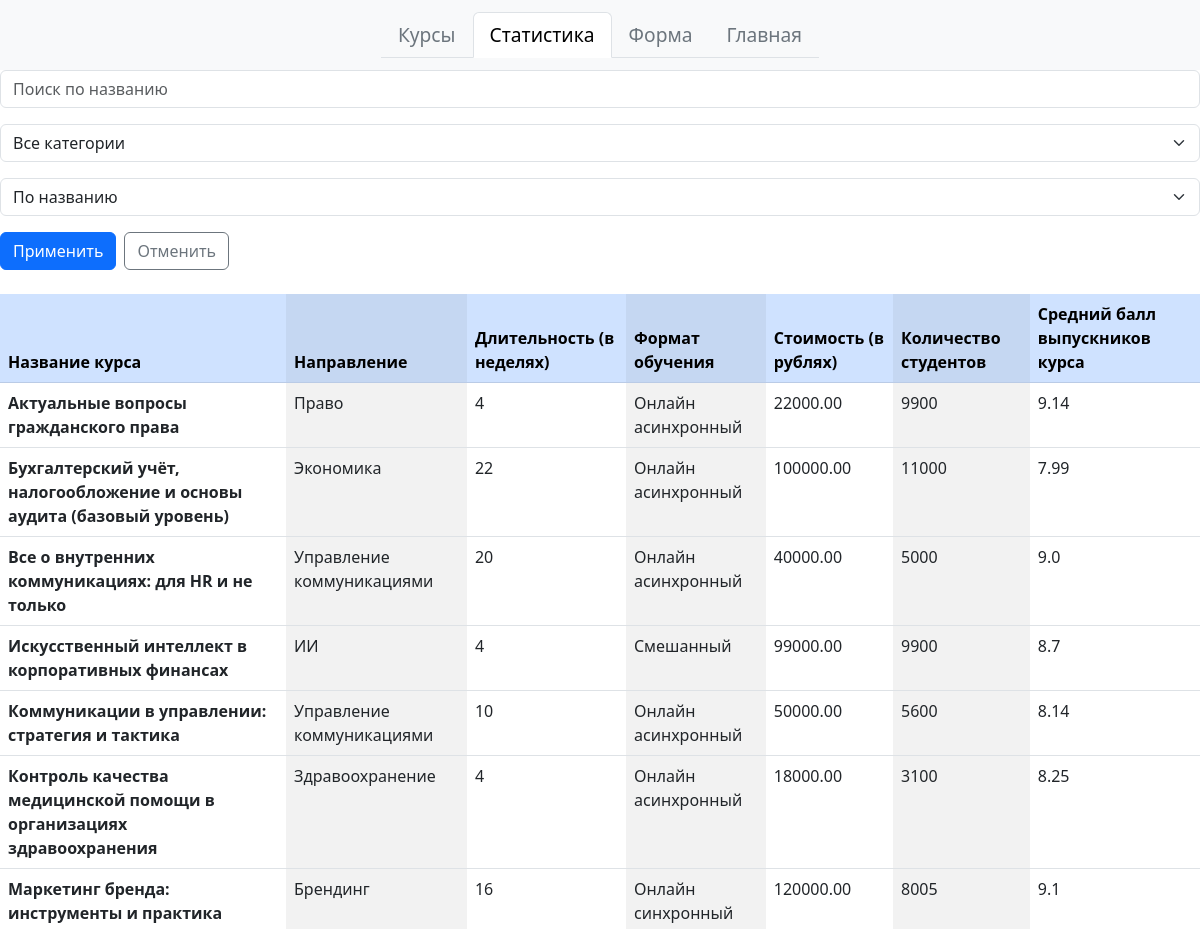
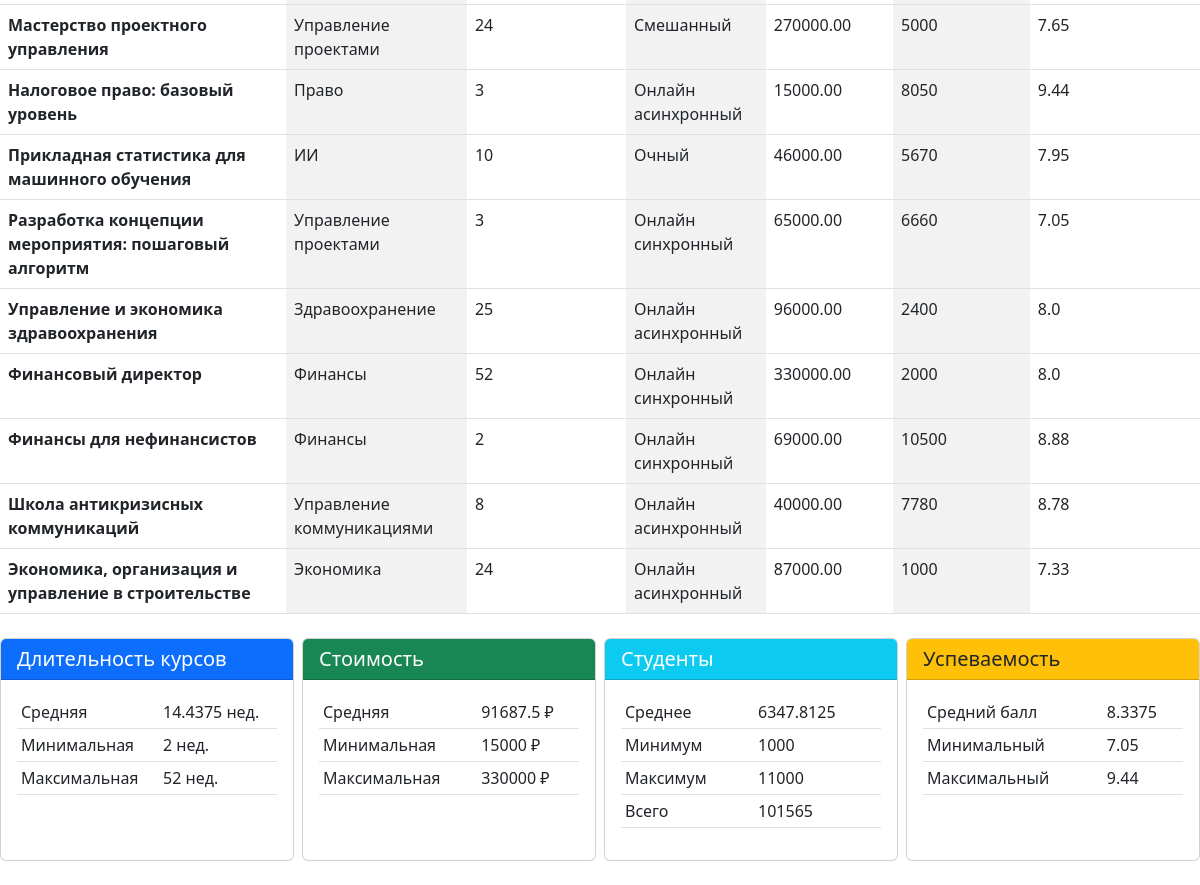
The app's page /list_courses/statistics/ with its own data (2 pictures, top to bottom).
### list_courses/models.py (models this page shows, shortened)
class Course(models.Model):
    name = models.CharField(max_length=200, blank=False, null=False)
    description = models.TextField(blank=False, null=False)
    category = models.CharField(max_length=50, blank=False, null=False)
    length = models.IntegerField(validators=[MinValueValidator(0)], blank=False, null=False)
    format = models.CharField(max_length=30, blank=False, null=False)
    cost = models.DecimalField(max_digits=15, decimal_places=2, validators=[MinValueValidator(0)], blank=False, null=False)
    sertificate = models.BooleanField(blank=False, null=False)
    stud_amount = models.IntegerField(default=0, validators=[MinValueValidator(0)], blank=False, null=False)
    avg_grade = models.FloatField(default=5.00, validators=[MinValueValidator(0)], blank=False, null=False)
    photo = models.ImageField(upload_to='course_photos/', blank=False)

### list_courses/views.py (the view)
# urls.py: path('statistics/', views.statistics, name='statistics'),
def statistics(request):
    courses = Course.objects.all()
    search = request.GET.get('search', '')
    category = request.GET.get('category', '')
    sort = request.GET.get('sort', 'name')
    stats = {
        'avg_length': courses.aggregate(Avg('length'))['length__avg'],
        'min_length': courses.aggregate(Min('length'))['length__min'],
        'max_length': courses.aggregate(Max('length'))['length__max'],
        'avg_cost': courses.aggregate(Avg('cost'))['cost__avg'],
        'min_cost': courses.aggregate(Min('cost'))['cost__min'],
        'max_cost': courses.aggregate(Max('cost'))['cost__max'],
        'total_cost': courses.aggregate(Sum('cost'))['cost__sum'],
        'avg_students': courses.aggregate(Avg('stud_amount'))['stud_amount__avg'],
        'min_students': courses.aggregate(Min('stud_amount'))['stud_amount__min'],
        'max_students': courses.aggregate(Max('stud_amount'))['stud_amount__max'],
        'total_students': courses.aggregate(Sum('stud_amount'))['stud_amount__sum'],
        'avg_grade_global': courses.aggregate(Avg('avg_grade'))['avg_grade__avg'],
        'min_grade': courses.aggregate(Min('avg_grade'))['avg_grade__min'],
        'max_grade': courses.aggregate(Max('avg_grade'))['avg_grade__max'],
        'courses': courses
    }
    if search:
        courses = Course.objects.filter(
            models.Q(name__iregex=search) |
            models.Q(category__iregex=search))
    if category:
        courses = courses.filter(category=category)
    courses = courses.order_by(sort)
    context = {
        'stats': stats,
        'courses': courses,
        'search_query': search,
        'current_category': category,
        'categories': Course.objects.values_list('category', flat=True).distinct(),
        'sort_fields': [
            ('name', 'По названию'),
            ('length', 'По длительности'),
            ('cost', 'По стоимости'),
            ('stud_amount', 'По количеству студентов'),
        ]
    }
    return render(request, 'statistics.html', context)

### list_courses/templates/statistics.html (shortened to what this page needs)
{% extends 'base.html' %}
{% load static %}
{% block content %}
<form method="get" class="mb-4">
    <div class="mb-3">
        <input type="text" name="search" class="form-control"
               placeholder="Поиск по названию" value="{{ search_query }}">
    </div>
    <div class="mb-3">
        <select name="category" class="form-select">
            <option value="">Все категории</option>
        </select>
    </div>
    <div class="mb-3">
        <select name="sort" class="form-select">
            {% for value, label in sort_fields %}
                <option value="{{ value }}" {% if current_sort == value %}selected{% endif %}>
                    {{ label }}
                </option>
            {% endfor %}
        </select>
    </div>
    <div class="d-flex gap-2">
        <button type="submit" class="btn btn-primary">Применить</button>
        <a href="?" class="btn btn-outline-secondary">Отменить</a>
    </div>
</form>
<table class="table table-striped-columns">
  <thead>
    <tr class="table-primary">
      <th scope="col">Название курса</th>
      <th scope="col">Направление</th>
      <th scope="col">Длительность (в неделях)</th>
      <th scope="col">Формат обучения</th>
      <th scope="col">Стоимость (в рублях)</th>
      <th scope="col">Количество студентов</th>
      <th scope="col">Средний балл выпускников курса</th>
    </tr>
  </thead>
  <tbody>
    {% for course in courses %}
        <tr>
          <th scope="row">{{course.name}}</th>
          <td>{{course.category}}</td>
          <td>{{course.length}}</td>
          <td>{{course.format}}</td>
          <td>{{course.cost}}</td>
          <td>{{course.stud_amount}}</td>
          <td>{{course.avg_grade}}</td>
        </tr>
    {% endfor %}
  </tbody>
</table>
<div class="row g-2 mt-2">
    <div class="col-md-3 mb-4">
        <div class="card h-100">
            <div class="card-header bg-primary text-white">
                <h5 class="card-title mb-0">Длительность курсов</h5>
            </div>
            <div class="card-body">
                <table class="table table-sm">
                    <tbody>
                        <tr><td>Средняя</td><td>{{ stats.avg_length }} нед.</td></tr>
                        <tr><td>Минимальная</td><td>{{ stats.min_length }} нед.</td></tr>
                        <tr><td>Максимальная</td><td>{{ stats.max_length }} нед.</td></tr>
                    </tbody>
                </table>
            </div>
        </div>
    </div>
    <div class="col-md-3 mb-4">
        <div class="card h-100">
            <div class="card-header bg-success text-white">
                <h5 class="card-title mb-0">Стоимость</h5>
            </div>
            <div class="card-body">
                <table class="table table-sm">
                    <tbody>
                        <tr><td>Средняя</td><td>{{ stats.avg_cost }} ₽</td></tr>
                        <tr><td>Минимальная</td><td>{{ stats.min_cost }} ₽</td></tr>
                        <tr><td>Максимальная</td><td>{{ stats.max_cost }} ₽</td></tr>
                    </tbody>
                </table>
            </div>
        </div>
    </div>
    <div class="col-md-3 mb-4">
        <div class="card h-100">
            <div class="card-header bg-info text-white">
                <h5 class="card-title mb-0">Студенты</h5>
            </div>
            <div class="card-body">
                <table class="table table-sm">
                    <tbody>
                        <tr><td>Среднее</td><td>{{ stats.avg_students }}</td></tr>
                        <tr><td>Минимум</td><td>{{ stats.min_students }}</td></tr>
                        <tr><td>Максимум</td><td>{{ stats.max_students }}</td></tr>
                        <tr><td>Всего</td><td>{{ stats.total_students }}</td></tr>
                    </tbody>
                </table>
            </div>
        </div>
    </div>
    <div class="col-md-3 mb-4">
        <div class="card h-100">
            <div class="card-header bg-warning text-dark">
                <h5 class="card-title mb-0">Успеваемость</h5>
            </div>
            <div class="card-body">
                <table class="table table-sm">
                    <tbody>
                        <tr><td>Средний балл</td><td>{{ stats.avg_grade_global }}</td></tr>
                        <tr><td>Минимальный</td><td>{{ stats.min_grade }}</td></tr>
                        <tr><td>Максимальный</td><td>{{ stats.max_grade }}</td></tr>
                    </tbody>
                </table>
            </div>
        </div>
    </div>
</div>
{% endblock %}

### records on screen
Course: name "Актуальные вопросы гражданского права", category "Право", length "4", format "Онлайн асинхронный", cost "22000.00", stud_amount "9900", avg_grade "9.14"
Course: name "Бухгалтерский учёт, налогообложение и основы аудита (базовый уровень)", category "Экономика", length "22", format "Онлайн асинхронный", cost "100000.00", stud_amount "11000", avg_grade "7.99"
Course: name "Все о внутренних коммуникациях: для HR и не только", category "Управление коммуникациями", length "20", format "Онлайн асинхронный", cost "40000.00", stud_amount "5000", avg_grade "9.0"
Course: name "Искусственный интеллект в корпоративных финансах", category "ИИ", length "4", format "Смешанный", cost "99000.00", stud_amount "9900", avg_grade "8.7"
Course: name "Коммуникации в управлении: стратегия и тактика", category "Управление коммуникациями", length "10", format "Онлайн асинхронный", cost "50000.00", stud_amount "5600", avg_grade "8.14"
Course: name "Контроль качества медицинской помощи в организациях здравоохранения", category "Здравоохранение", length "4", format "Онлайн асинхронный", cost "18000.00", stud_amount "3100", avg_grade "8.25"
Course: name "Маркетинг бренда: инструменты и практика", category "Брендинг", length "16", format "Онлайн синхронный", cost "120000.00", stud_amount "8005", avg_grade "9.1"
Course: name "Мастерство проектного управления", category "Управление проектами", length "24", format "Смешанный", cost "270000.00", stud_amount "5000", avg_grade "7.65"
Course: name "Налоговое право: базовый уровень", category "Право", length "3", format "Онлайн асинхронный", cost "15000.00", stud_amount "8050", avg_grade "9.44"
Course: name "Прикладная статистика для машинного обучения", category "ИИ", length "10", format "Очный", cost "46000.00", stud_amount "5670", avg_grade "7.95"
Course: name "Разработка концепции мероприятия: пошаговый алгоритм", category "Управление проектами", length "3", format "Онлайн синхронный", cost "65000.00", stud_amount "6660", avg_grade "7.05"
Course: name "Управление и экономика здравоохранения", category "Здравоохранение", length "25", format "Онлайн асинхронный", cost "96000.00", stud_amount "2400", avg_grade "8.0"
Course: name "Финансовый директор", category "Финансы", length "52", format "Онлайн синхронный", cost "330000.00", stud_amount "2000", avg_grade "8.0"
Course: name "Финансы для нефинансистов", category "Финансы", length "2", format "Онлайн синхронный", cost "69000.00", stud_amount "10500", avg_grade "8.88"
Course: name "Школа антикризисных коммуникаций", category "Управление коммуникациями", length "8", format "Онлайн асинхронный", cost "40000.00", stud_amount "7780", avg_grade "8.78"
Course: name "Экономика, организация и управление в строительстве", category "Экономика", length "24", format "Онлайн асинхронный", cost "87000.00", stud_amount "1000", avg_grade "7.33"

### other values on screen
{{ stats.avg_length }} "14.4375"
{{ stats.min_length }} "2"
{{ stats.max_length }} "52"
{{ stats.avg_cost }} "91687.5"
{{ stats.min_cost }} "15000"
{{ stats.max_cost }} "330000"
{{ stats.avg_students }} "6347.8125"
{{ stats.min_students }} "1000"
{{ stats.max_students }} "11000"
{{ stats.total_students }} "101565"
{{ stats.avg_grade_global }} "8.3375"
{{ stats.min_grade }} "7.05"
{{ stats.max_grade }} "9.44"
form field sort "По названию"
